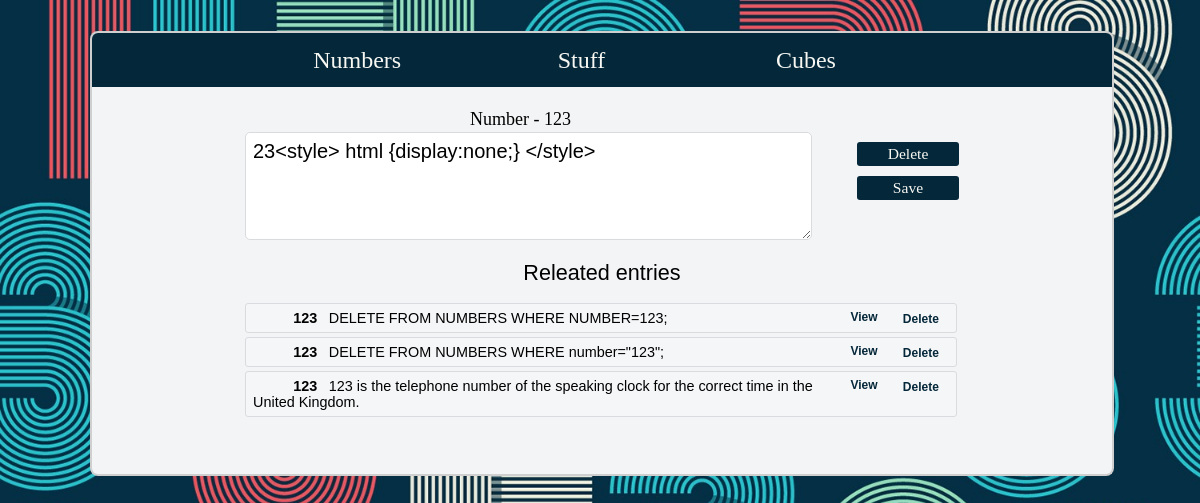
Page /91/ on the committed database.
### tryout/models.py (models this page shows)
class numbers(models.Model):
	number		= models.IntegerField(blank=False)
	fact		= models.TextField(blank=False)

### tryout/views.py (the view)
# urls.py: path('<int:entry_id>/', thing.numbers_entry_view, name="entry"),
def numbers_entry_view(request, entry_id):
	try:
		obj = numbers.objects.get(id=entry_id)
		form = NumbersEntry(initial= {'fact': obj.fact,})
		final_data = []
		allnumbers = numbers.objects.all()
		final_data_count = 0
		for numb in allnumbers:
			if numb.number == obj.number and numb.id != obj.id:
				final_data_count += 1
				related_data = {
						'id': numb.id,
						'number': numb.number,
						'fact': numb.fact,
				}
				final_data.append(related_data)
		context = {
			'final_data_count' : final_data_count,
			'final_data': final_data,
			'form': form,
			'number' : obj.number,
			'id': obj.id,
		}
		return render(request, "numbers/main_entry.html", context)
	except:
		raise Http404("Impossible action")

### tryout/forms.py
class NumbersEntry(forms.ModelForm):
	class Meta:
		model = numbers
		fields = ['fact']
		widgets =	{ 'fact' : forms.Textarea	(attrs=	{	"class" : "entry-fact-input",
															"id"	: "entry-fact-input",
															"cols"	: 1,
															"rows"	: 4,
														}
												)
					}

### tryout/templates/numbers/main_entry.html (shortened to what this page needs)
{% extends 'base.html' %}
{% block content %}
	<div class="entry-form">
		<div class="entry-reason">Number - {{ number }}</div>
		<div class="entry-form-box">
			<form method="post"> {% csrf_token %}
				{{ form.fact }}
			</form>
		</div>
		<div class="entry-form-second-box">
			<button class="entry-button" id="{{ id }}" class="link" onClick="DeleteFromEntry(this.id)">Delete</button>
			<button class="entry-button" id="{{ id }}" class="link" onClick="SaveFromEntry(this.id)">Save</button>
		</div>
		<div class="entry-form-third-box">
			<div class="releated-title">Releated entries</div>
				{% if final_data_count == 0 %}
					<div class="history-entry">
						<div class="entry-entry-center">...there are no releated records</div>
					</div>
				{% else %}
					{% for item in final_data reversed %}
						<div class="history-entry">
						 	<div class="history-entry-left"><div class="inside-left" >{{ item.number }}</div>
						 	{{ item.fact|slice:"100" }}{% if item.fact|length >= 100 %}...{% endif %}</div>
						 	<div class="history-entry-right"><a href="http://{{request.get_host}}/{{ item.id }}"><div style="margin-top:auto; margin-bottom:auto;" class="link">View</div></a></div>
						 	<div class="history-entry-right"><button id="{{ item.id }}" class="link" onClick="DeleteFromMain(this.id)">Delete</button></div>
						 </div>
					{% endfor %}
				{% endif %}
		</div>
	</div>
	<div class="main-lower-form">
	</div>
{% endblock %}

### tryout/templates/base.html (shortened to what this page needs)
<!DOCTYPE html>
<html lang="en">
<head>
	{% load static %}
	<link href="{% static 'style.css' %}" rel="stylesheet">
</head>
	<body onload="FocusInput()">
	<div class="top-bar">
		<div class="top-bar-content">
			{% include 'navbar.html'%}
		</div>
	</div>
	<div class="content">
		<div class="content-inside">
		{% block content %}{% endblock %}
		</div>
	</div>
</body>
</html>

### tryout/templates/navbar.html
		<a href="/"><div class="top-bar-button">Numbers</div></a>
		<a href="/numbers"><div class="top-bar-button">Stuff</div></a>
		<a href="/stuff"><div class="top-bar-button">Cubes</div></a>

### tryout/static/style.css (style rules this page uses)
html { background-image: url("/static/background.jpg"); background-color: #f2f2f2; background-attachment: fixed; background-size: cover; }
body { margin:auto; width:85%; }
.top-bar { float:left; margin-top: 3%; background-color: #042739; width: 100%; height: auto; display: grid; border-style: solid; border-width: 2px 2px 0px 2px; border-color: #CFCFCF; grid-template-columns: 15% 22% 22% 22% 19%; grid-template-rows: 1% 98% 1%; border-top-left-radius: 8px; border-top-right-radius: 8px; }
.top-bar-content { grid-column-start: 2; grid-column-end: 5; grid-row-start: 2; grid-row-end: 3; }
.top-bar-button { float: left; color: black; width: 33.33%; height:100%; color: #f7f8f3; border-style: solid; border-width: 0px 0px 0px 0px; text-align: center; font-size: 20px; font-family: Arial black; font-size: 2vw; padding-top: 2%; padding-bottom: 2%; }
.content { float:left; width:100%; background-color: #f2f4f6; border-bottom-left-radius: 8px; border-bottom-right-radius: 8px; margin-bottom: 25px; border-style: solid; border-width: 0px 2px 2px 2px; border-color: #CFCFCF; }
.content-inside { margin:2% 0px 15px 0px; width:100%; }
.entry-form { float:left; width:100%; display: grid; grid-template-columns: 15% 10% 50% 10% 15%; grid-template-rows: auto auto auto; margin-bottom: 10px; }
.entry-form-box { grid-column-start: 2; grid-column-end: 4; grid-row-start: 2; grid-row-end: 2; font-family: Arial Black; }
.entry-form-second-box { grid-column-start: 4; grid-column-end: 5; grid-row-start: 2; grid-row-end: 3; width:100%; font-size: 15px; font-size: 1.5vw; }
.entry-form-third-box { grid-column-start: 2; grid-column-end: 5; grid-row-start: 3; grid-row-end: 4; width:100%; font-size: 15px; font-size: 1.5vw; }
.releated-title { margin-top:20px; margin-bottom:15px; float: left; width: 100%; font-size: 18px; font-size: 1.8vw; font-family: Arial; text-align: center; }
.entry-reason { grid-column-start: 2; grid-column-end: 4; grid-row-start: 1; grid-row-end: 1; float:left; width:90%; font-family: Arial Black; text-align: center; font-size: 15px; font-size: 1.5vw; padding: 2px 0px 2px 0px; }
.entry-fact-input { float:left; width:90%; padding: 3px 0px 3px 0px; font-family: Arial; border-width: 0.5px; border-style: solid; border-radius: 5px; border-color: #DADBDE; padding: 7px; min-height: 30px; font-size: 20px; outline-color: #f35b6a; }
.entry-button { width: 100%; float: left; border-radius: 3px; border: 0; padding: 3px 0px 3px 0px; background: none; box-shadow: none; background-color: #042739; color: #f7f8f3; font-family: Arial black; font-size: 22px; font-size: 1.3vw; margin: auto; margin-top: 10px; cursor: pointer; }
.main-lower-form { float:left; width:100%; display: grid; grid-template-columns: 0.5% auto 0.5%; grid-template-rows: 25px; auto; margin-bottom: 20px; }
.history-entry { float: left; width: 99.5%; border-style: solid; border-width: 1.5px; border-color: #DADBDE; border-radius: 3px; background-color: #F5F6F8; margin: 2px 0px 2px 0px; font-family: Arial; font-size: 17px; font-size: 1.2vw; min-height: 1.5vw; }
.history-entry-left { float:left; width: 82%; padding: 6px 0px 6px 0px; margin-left: 1%; }
.inside-left { margin-right: 2%; min-width: 11%; float:left; font-weight: 600; text-align: right; }
.history-entry-right { float:left; width: 8%; text-align:right; font-weight:bold; padding: 6px 0px 6px 0px; }
.link { background-color: transparent; border: none; color: #042739; font-style: ; font-weight:800; font-family: Arial; font-size: 15px; font-size: 1vw; outline:none; margin:auto 6% auto 0px; padding:0px; width:94%; text-align: center; text-decoration: none; cursor: pointer; width:100%; }
a { text-decoration: none; }

### rows in the picture
numbers: fact "23<style> html {display:none;} </style>"
numbers: fact "DELETE FROM NUMBERS WHERE NUMBER=123;"
numbers: fact "DELETE FROM NUMBERS WHERE number=\"123\";"
numbers: fact "123 is the telephone number of the speaking clock for the correct time in the United Kingdom."

### other values in the picture
{{ number }} "123"
{{ item.number }} "123" "123" "123"
